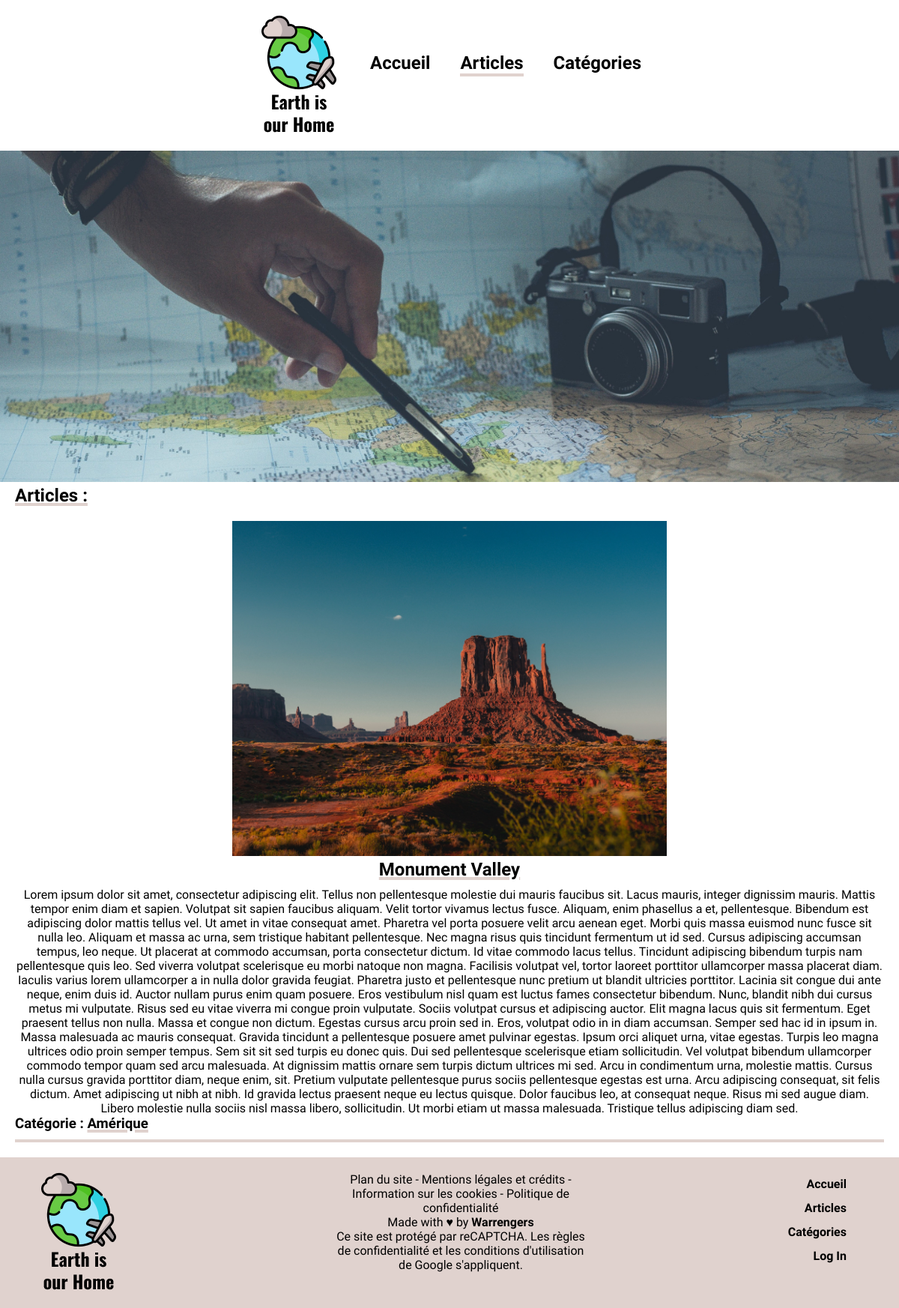
The app's page /articles.php?id=40 with its own data.
### tables this page shows
CREATE TABLE IF NOT EXISTS `articles` (
  `id_article` int NOT NULL AUTO_INCREMENT,
  `title` varchar(255) NOT NULL,
  `content` text NOT NULL,
  `image` varchar(255) NOT NULL,
  `id_category` int NOT NULL,
  `id_user` int NOT NULL,
  PRIMARY KEY (`id_article`)
);

CREATE TABLE IF NOT EXISTS `categories` (
  `id_category` int NOT NULL AUTO_INCREMENT,
  `category` varchar(255) NOT NULL,
  `image_cat` varchar(255) NOT NULL,
  PRIMARY KEY (`id_category`)
);

### articles.php (the view, shortened to what this page needs)
<?php
require_once('connect.php');
if(isset($_GET['id'])) {
    $idArticle = $_GET['id'];
}
$req = $db->prepare('SELECT `id_article`, `title`, `image`, `content`, `category`, categories.id_category FROM `articles` INNER JOIN  `categories` ON articles.id_category = categories.id_category WHERE articles.id_article = :id');
$req->bindParam('id', $idArticle, PDO::PARAM_INT);
$req->execute();
$v = $db->query("SELECT `id_article`, `title`, `image`, `content`, `category`, categories.id_category FROM `articles` INNER JOIN  `categories` ON articles.id_category = categories.id_category");
$v = $v->fetchAll(PDO::FETCH_ASSOC);
$articles = $req->fetchAll(PDO::FETCH_ASSOC);
if(isset($_GET['id'])) {
    foreach($articles as $article){
    ?>
        <article class="articles">
            <img src='<?=$article['image']?>'>
            <h2><?=$article['title']?></h2>
            <p><?=$article['content']?></p>
            <h3>Catégorie : <a href="./categories_suite.php?id=<?=$article['id_category']?>"><?=$article['category']?></a></h3>
        </article>
    <?php }
}
require 'views/template_articles.php';

### views/css/style_site.css (style rules this page uses)
* { margin: 0; padding: 0; }
body { font-family: "Quattrocento", serif; color: #000000; }
.articles { display: block; text-align: center; margin: 0 20px; }
.articles img { width: 50%; }
.articles h2 { font-family: "Oswald", sans-serif; text-decoration: underline 4px solid #e0d2ce; margin-bottom: 10px; }
.articles h3 { font-family: "Oswald", sans-serif; text-align: left; margin-bottom: 20px; padding-bottom: 10px; border-bottom: 4px solid #e0d2ce; }
.articles a { text-decoration: underline 4px solid #e0d2ce; color: #000000; }

### records on screen
articles: image (picture), title "Monument Valley", content "Lorem ipsum dolor sit amet, consectetur adipiscing elit. Tellus non pellentesque molestie dui mauris faucibus sit. Lacus mauris, integer dignissim mauris. Mattis tempor enim diam et sapien. Volutpat sit sapien faucibus aliquam. Velit tortor vivamus lectus fusce. Aliquam, enim phasellus a et, pellentesque. Bibendum est adipiscing dolor mattis tellus vel. Ut amet in vitae consequat amet. Pharetra vel porta posuere velit arcu aenean eget. Morbi quis massa euismod nunc fusce sit nulla leo. Aliquam et massa ac urna, sem tristique habitant pellentesque. Nec magna risus quis tincidunt fermentum ut id sed. Cursus adipiscing accumsan tempus, leo neque. Ut placerat at commodo accumsan, porta…", id_category.category "Amérique"
